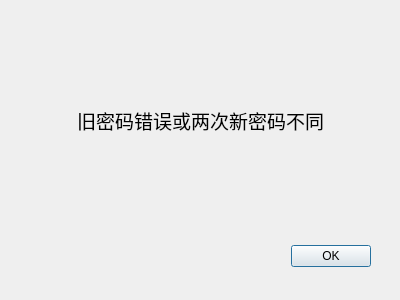
<?xml version="1.0" encoding="UTF-8"?>
<ui version="4.0">
 <class>qqresetpd_err</class>
 <widget class="QDialog" name="qqresetpd_err">
  <property name="windowModality">
   <enum>Qt::ApplicationModal</enum>
  </property>
  <property name="geometry">
   <rect>
    <x>0</x>
    <y>0</y>
    <width>400</width>
    <height>300</height>
   </rect>
  </property>
  <property name="minimumSize">
   <size>
    <width>400</width>
    <height>300</height>
   </size>
  </property>
  <property name="maximumSize">
   <size>
    <width>400</width>
    <height>300</height>
   </size>
  </property>
  <property name="windowTitle">
   <string>Dialog</string>
  </property>
  <property name="modal">
   <bool>true</bool>
  </property>
  <widget class="QDialogButtonBox" name="buttonBox">
   <property name="geometry">
    <rect>
     <x>30</x>
     <y>240</y>
     <width>341</width>
     <height>32</height>
    </rect>
   </property>
   <property name="orientation">
    <enum>Qt::Horizontal</enum>
   </property>
   <property name="standardButtons">
    <set>QDialogButtonBox::Ok</set>
   </property>
  </widget>
  <widget class="QWidget" name="">
   <property name="geometry">
    <rect>
     <x>0</x>
     <y>100</y>
     <width>401</width>
     <height>41</height>
    </rect>
   </property>
   <layout class="QHBoxLayout" name="horizontalLayout">
    <item>
     <spacer name="horizontalSpacer">
      <property name="orientation">
       <enum>Qt::Horizontal</enum>
      </property>
      <property name="sizeHint" stdset="0">
       <size>
        <width>40</width>
        <height>20</height>
       </size>
      </property>
     </spacer>
    </item>
    <item>
     <widget class="QLabel" name="label">
      <property name="font">
       <font>
        <family>Noto Sans Mono CJK SC</family>
        <pointsize>14</pointsize>
       </font>
      </property>
      <property name="text">
       <string>旧密码错误或两次新密码不同</string>
      </property>
     </widget>
    </item>
    <item>
     <spacer name="horizontalSpacer_2">
      <property name="orientation">
       <enum>Qt::Horizontal</enum>
      </property>
      <property name="sizeHint" stdset="0">
       <size>
        <width>40</width>
        <height>20</height>
       </size>
      </property>
     </spacer>
    </item>
   </layout>
  </widget>
 </widget>
 <resources/>
 <connections>
  <connection>
   <sender>buttonBox</sender>
   <signal>accepted()</signal>
   <receiver>qqresetpd_err</receiver>
   <slot>accept()</slot>
   <hints>
    <hint type="sourcelabel">
     <x>248</x>
     <y>254</y>
    </hint>
    <hint type="destinationlabel">
     <x>157</x>
     <y>274</y>
    </hint>
   </hints>
  </connection>
  <connection>
   <sender>buttonBox</sender>
   <signal>rejected()</signal>
   <receiver>qqresetpd_err</receiver>
   <slot>reject()</slot>
   <hints>
    <hint type="sourcelabel">
     <x>316</x>
     <y>260</y>
    </hint>
    <hint type="destinationlabel">
     <x>286</x>
     <y>274</y>
    </hint>
   </hints>
  </connection>
 </connections>
</ui>
